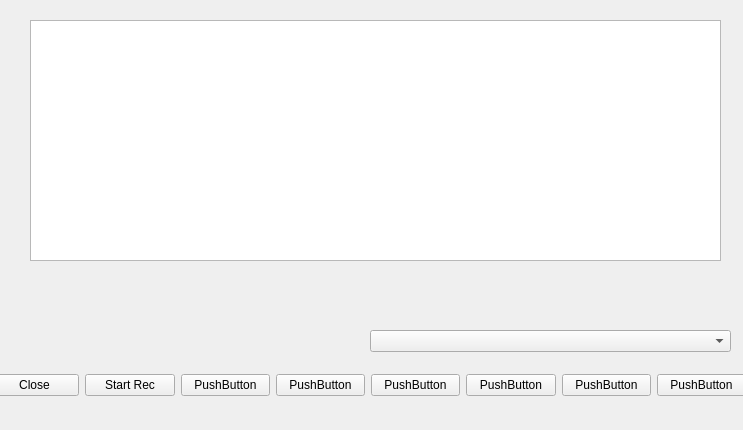
<?xml version="1.0" encoding="UTF-8"?>
<ui version="4.0">
 <class>Form</class>
 <widget class="QWidget" name="Form">
  <property name="geometry">
   <rect>
    <x>0</x>
    <y>0</y>
    <width>743</width>
    <height>430</height>
   </rect>
  </property>
  <property name="windowTitle">
   <string>Modbus</string>
  </property>
  <widget class="QWidget" name="horizontalLayoutWidget">
   <property name="geometry">
    <rect>
     <x>-10</x>
     <y>360</y>
     <width>756</width>
     <height>51</height>
    </rect>
   </property>
   <layout class="QHBoxLayout" name="horizontalLayout">
    <item>
     <widget class="QPushButton" name="pushButton_1">
      <property name="text">
       <string>Close</string>
      </property>
     </widget>
    </item>
    <item>
     <widget class="QPushButton" name="pushButton_2">
      <property name="text">
       <string>Start Rec</string>
      </property>
     </widget>
    </item>
    <item>
     <widget class="QPushButton" name="pushButton_3">
      <property name="text">
       <string>PushButton</string>
      </property>
     </widget>
    </item>
    <item>
     <widget class="QPushButton" name="pushButton_4">
      <property name="text">
       <string>PushButton</string>
      </property>
     </widget>
    </item>
    <item>
     <widget class="QPushButton" name="pushButton_5">
      <property name="text">
       <string>PushButton</string>
      </property>
     </widget>
    </item>
    <item>
     <widget class="QPushButton" name="pushButton_6">
      <property name="text">
       <string>PushButton</string>
      </property>
     </widget>
    </item>
    <item>
     <widget class="QPushButton" name="pushButton_7">
      <property name="text">
       <string>PushButton</string>
      </property>
     </widget>
    </item>
    <item>
     <widget class="QPushButton" name="pushButton_8">
      <property name="text">
       <string>PushButton</string>
      </property>
     </widget>
    </item>
   </layout>
  </widget>
  <widget class="QListView" name="listView">
   <property name="geometry">
    <rect>
     <x>30</x>
     <y>20</y>
     <width>691</width>
     <height>241</height>
    </rect>
   </property>
  </widget>
  <widget class="QComboBox" name="portSelectBox">
   <property name="geometry">
    <rect>
     <x>370</x>
     <y>330</y>
     <width>361</width>
     <height>22</height>
    </rect>
   </property>
  </widget>
 </widget>
 <resources/>
 <connections/>
</ui>
